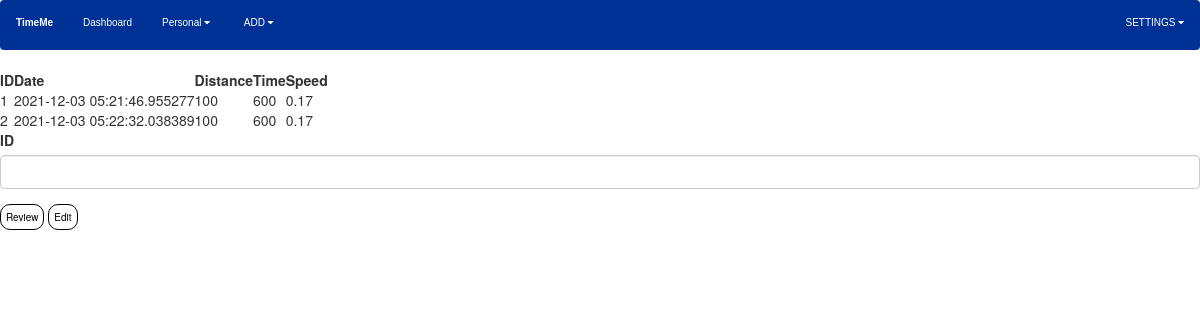
The page /data (signed in) on the database as committed earlier.
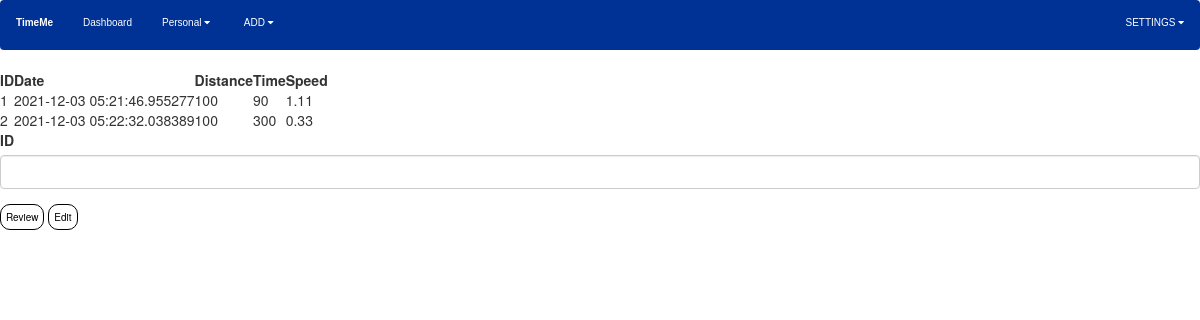
The same page on the database as committed later.
### timeme/models.py (models this page shows)
class UserDST(db.Model):
    __tablename__ = "userdst"
    userID = db.Column(db.Integer, db.ForeignKey("users.id"))
    eventID = db.Column(db.Integer, db.ForeignKey("events.eventID"))
    userDSTID = db.Column(db.Integer, primary_key=True)
    dstDateTime = db.Column(db.DateTime, nullable=False, default=datetime.datetime.utcnow)
    userDistance = db.Column(db.Integer, nullable=False)
    userTime = db.Column(db.Integer, nullable=False)
    userSpeed = db.Column(db.Integer, nullable=False)
    isAssignment = db.Column(db.Integer, nullable=False)
    dst_user = db.relationship('Users', lazy=True, foreign_keys=[userID])
    dst_event = db.relationship('Events', lazy=True, foreign_keys=[eventID])

### timeme/routes.py (the view)
@app.route('/data', methods=['GET', 'POST'])
def data():
    check = check_user()
    if check == 0:
        global dstid
        form = EditData()
        headings = ('ID', 'Date', 'Distance', 'Time', 'Speed')
        userdst = list(db.session.query(UserDST.userDSTID, UserDST.dstDateTime, UserDST.userDistance, UserDST.userTime, UserDST.userSpeed).filter_by(userID=current_user.id).all())
        if form.review.data:
            print("review")
        if form.edit.data:
            dstid = form.id.data
            return redirect(url_for('editdata'))
        return render_template("data.html", headings=headings, data=userdst, form=form, user=check)

### timeme/forms.py
class EditData(FlaskForm):
    id = IntegerField('ID', validators=[DataRequired()])
    review = SubmitField('Review')
    edit = SubmitField('Edit')

### timeme/models.py (called while the page is built)
@login_man.user_loader
def getuser(user_id):
    return Users.query.get(int(user_id))

### timeme/routes.py (called while the page is built)
def check_user():
    if current_user.is_authenticated:
        if current_user.isAdmin == 1:
            return 1
        elif current_user.isAdmin == 0:
            return 0
    else:
        return 2

### timeme/templates/data.html (shortened to what this page needs)
{% if user == 1 %}
  {% include "html/adminheader.html" %}
{% elif user == 0 %}
  {% include "html/studentheader.html" %}
{% endif %}
<!DOCTYPE html>
<html lang="en" dir="ltr">
  <head>
    <link rel="stylesheet" href="../static/loginstyle.css">
    <link rel="stylesheet" href="https://maxcdn.bootstrapcdn.com/bootstrap/3.4.1/css/bootstrap.min.css">
  </head>
  <body>
    <div class="">
      <div class="view-table">
        <table>
          <tr>
            {% for header in headings %}
            <th>{{ header }}</th>
            {% endfor %}
          </tr>
          {% for row in data %}
          <tr>
            <td>{{ row.userDSTID }}</td>
            <td>{{ row.dstDateTime }}</td>
            <td>{{ row.userDistance }}</td>
            <td>{{ row.userTime }}</td>
            <td>{{ row.userSpeed }}</td>
          </tr>
          {% endfor %}
        </table>
      </div>
    </div>
    <div class="form-group">
      <form class="" action="" method="post">
        <div class="form-group">
          {{ form.id.label(id="left")}}
          {% if form.id.errors %}
              {{ form.id(class="form-control form-control-lg is-invalid") }}
              <div class="invalid-feedback">
                  {% for error in form.id.errors %}
                      <span>{{ error }}</span>
                  {% endfor %}
              </div>
          {% else %}
              {{ form.id(class="form-control form-control-lg") }}
          {% endif %}
        </div>
        <div class="form-group">
          {{ form.review(class="login-button") }}
          {{ form.edit(class="login-button") }}
        </div>
      </form>
    </div>
  </body>
</html>

### timeme/templates/html/studentheader.html (shortened to what this page needs)
<!DOCTYPE html>
<html>
<head>
  <link rel="stylesheet" href="https://cdnjs.cloudflare.com/ajax/libs/font-awesome/4.7.0/css/font-awesome.min.css">
  <link rel="stylesheet" href="../../static/style.css">
</head>
<header>
  <div class="navbar">
    <div class="nav-logo">
      <strong>TimeMe</strong>
    </div>
    <a href="{{ url_for('udash') }}">Dashboard</a>
    <div class="dropdown">
      <button class="dropbtn">Personal
        <i class="fa fa-caret-down"></i>
      </button>
    </div>
    <div class="dropdown">
      <button class="dropbtn">ADD
        <i class="fa fa-caret-down"></i>
      </button>
    </div>
    <div class="dropdown" id="right">
      <button class="dropbtn">SETTINGS
        <i class="fa fa-caret-down"></i>
      </button>
    </div>
  </div>
</header>
</html>

### timeme/static/style.css (style rules this page uses)
* { box-sizing: border-box; padding: 0; margin: 0; }
.navbar { background-color: #003296; color: white; font-family: 'Montserrat', sans-serif; top: 0; position: sticky; }
.nav-logo { padding: 15px 15px; font-size: 10px; float: left; }
.navbar a { float: left; font-size: 10px; color: white; text-align: center; padding: 15px 15px; text-decoration: none; font-weight: lighter; }
.dropbtn { font-size: 10px; border: none; outline: none; color: white; padding: 15px 15px; background-color: inherit; font-family: inherit; margin: 0; }
.dropdown { position: relative; display: inline-block; }
#right { float: right; }

### timeme/static/loginstyle.css (style rules this page uses)
.login-button { background-color: #003296; color: black; padding: 5px 5px; font-size: 10px; border-radius: 10px; border: 1px solid #000; background-color: inherit; font-family: inherit; }
#left { text-align: left; }
#right { text-align: right; }

Rows that differ between the two databases and show on the page:
changed UserDST (number 1 of 2 on the later page): userTime "600" → "90"; userSpeed "0.17" → "1.11"
changed UserDST (number 2 of 2 on the later page): userTime "600" → "300"; userSpeed "0.17" → "0.33"
